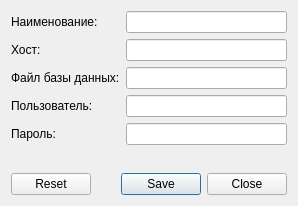
<?xml version="1.0" encoding="UTF-8"?>
<ui version="4.0">
 <class>EditConnDialog</class>
 <widget class="QDialog" name="EditConnDialog">
  <property name="geometry">
   <rect>
    <x>0</x>
    <y>0</y>
    <width>298</width>
    <height>206</height>
   </rect>
  </property>
  <property name="windowTitle">
   <string>Dialog</string>
  </property>
  <layout class="QGridLayout" name="gridLayout">
   <item row="0" column="0">
    <layout class="QFormLayout" name="formLayout">
     <item row="0" column="0">
      <widget class="QLabel" name="label">
       <property name="text">
        <string>Наименование:</string>
       </property>
      </widget>
     </item>
     <item row="0" column="1">
      <widget class="QLineEdit" name="lineEditName"/>
     </item>
     <item row="1" column="0">
      <widget class="QLabel" name="label_2">
       <property name="text">
        <string>Хост:</string>
       </property>
      </widget>
     </item>
     <item row="1" column="1">
      <widget class="QLineEdit" name="lineEditHost"/>
     </item>
     <item row="2" column="0">
      <widget class="QLabel" name="label_3">
       <property name="text">
        <string>Файл базы данных:</string>
       </property>
      </widget>
     </item>
     <item row="2" column="1">
      <widget class="QLineEdit" name="lineEditDatabase"/>
     </item>
     <item row="3" column="0">
      <widget class="QLabel" name="label_4">
       <property name="text">
        <string>Пользователь:</string>
       </property>
      </widget>
     </item>
     <item row="3" column="1">
      <widget class="QLineEdit" name="lineEditUser"/>
     </item>
     <item row="4" column="0">
      <widget class="QLabel" name="label_5">
       <property name="text">
        <string>Пароль:</string>
       </property>
      </widget>
     </item>
     <item row="4" column="1">
      <widget class="QLineEdit" name="lineEditPass"/>
     </item>
    </layout>
   </item>
   <item row="1" column="0">
    <widget class="QDialogButtonBox" name="buttonBox">
     <property name="standardButtons">
      <set>QDialogButtonBox::Close|QDialogButtonBox::Reset|QDialogButtonBox::Save</set>
     </property>
    </widget>
   </item>
  </layout>
 </widget>
 <resources/>
 <connections/>
</ui>
